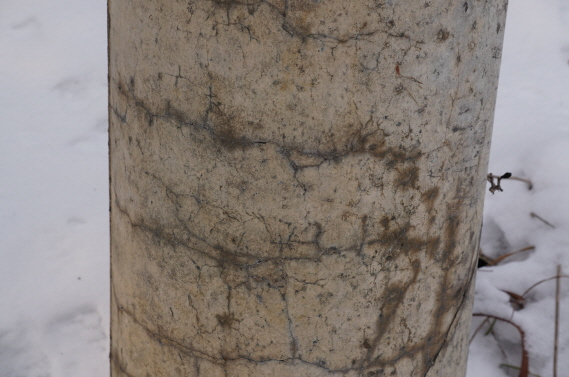
#> input picture image3.JPG, 569 x 377 px, found by its file name
$ python practice06.py
#> lines starting #> are read from the running program, lines starting #| are printed output that depends on the picture; after the words box and inside, x2 and y2 are one past the last pixel; in counts of white or black regions, pixels touching at a corner belong together
# -*- coding: utf-8 -*-
"""
Created on Mon Feb 06 10:22:14 2017

@author: USER
"""


import cv2
import numpy as np
from matplotlib import pyplot as plt
##img=cv2.imread('j.png', 0)

img=cv2.imread('image3.jpg',0)
#> img: shape (377, 569); min 3, max 199, mean 130.5
plt.imshow(img,cmap='gray')
plt.show()

kernel=np.ones((5,5),np.uint8)

##두껍게해서  작은 Object를 제거하는 효과
erosion=cv2.erode(img,kernel,iterations=1)
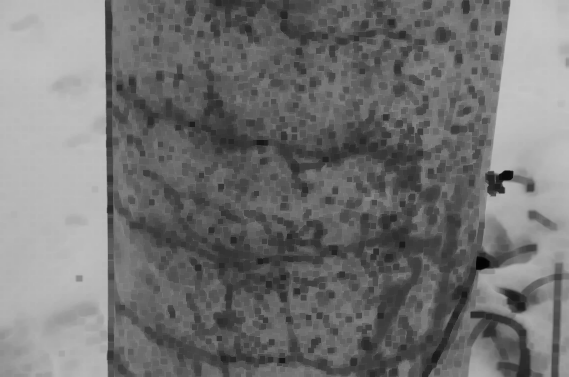
#> erosion: shape (377, 569); min 3, max 198, mean 114.8
plt.imshow(erosion,cmap='gray')
plt.show()

##대상을 확장한 후 작은 구멍을 채우는 방법
dilation=cv2.dilate(img,kernel,iterations=1)
plt.imshow(dilation,cmap='gray')
plt.show()

## Erosion적용 후 Dilation 적용/ 작은 object나 돌기제거에 적합
opening=cv2.morphologyEx(img,cv2.MORPH_OPEN,kernel)
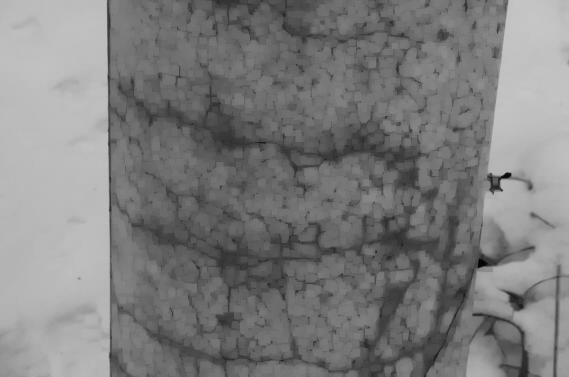
#> opening: shape (377, 569); min 3, max 198, mean 125
plt.imshow(opening,cmap='gray')
plt.show()

## Dilation적용 후 Erosion 적용. 전체적인 윤곽 파악에 적합
closing=cv2.morphologyEx(img,cv2.MORPH_CLOSE,kernel)
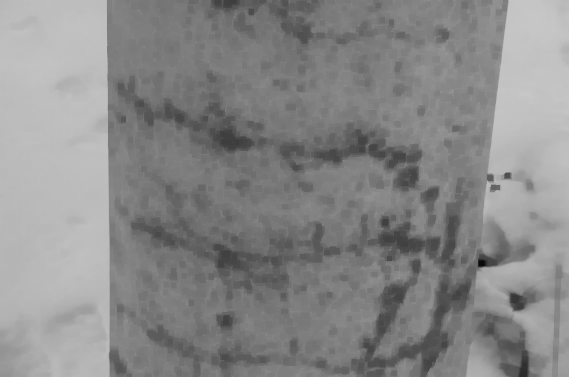
#> closing: shape (377, 569); min 11, max 199, mean 136.6
plt.imshow(closing,cmap='gray')
plt.show()

## 이미지의 edge를 검출하는 방법
gradient=cv2.morphologyEx(img,cv2.MORPH_GRADIENT,kernel)
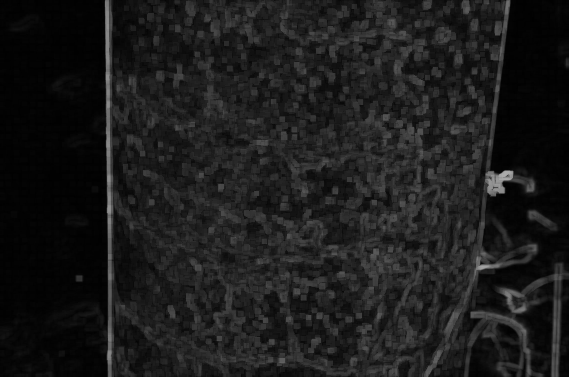
#> gradient: shape (377, 569); min 0, max 171, mean 27.4
plt.imshow(gradient,cmap='gray')
plt.show()

## “top hat”. Opeining과 원본 이미지의 차이
tophat=cv2.morphologyEx(img,cv2.MORPH_TOPHAT,kernel)
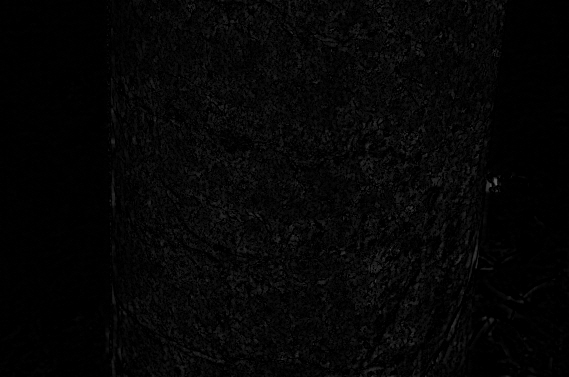
#> tophat: shape (377, 569); min 0, max 104, mean 5.5
plt.imshow(tophat,cmap='gray')
plt.show()
##  “black hat”. Closing과 원본 이미지의 차이
blackhat=cv2.morphologyEx(img,cv2.MORPH_BLACKHAT,kernel)
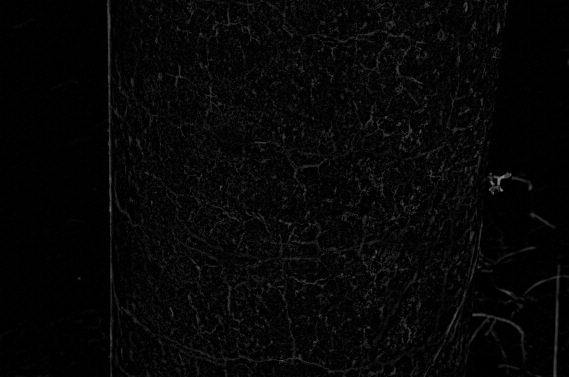
#> blackhat: shape (377, 569); min 0, max 136, mean 6.1
plt.imshow(blackhat,cmap='gray')
plt.show()

##색 반전
_,t = cv2.threshold(img, 127, 255, cv2.THRESH_BINARY_INV)
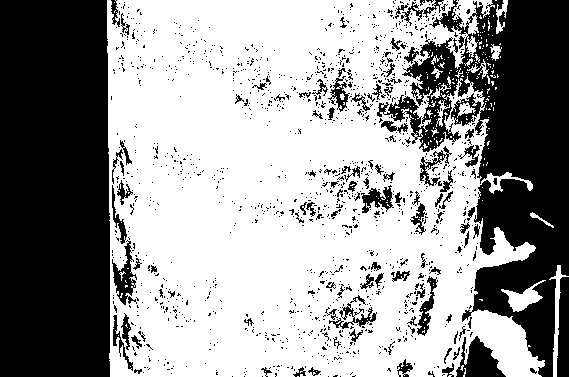
#> t: shape (377, 569); 59.8% white; 1331 black regions (1224 under 20 px), largest, box (x1, y1, x2, y2) and area: (0, 0, 110, 377) 41051, (377, 0, 569, 377) 31432, (456, 336, 506, 377) 1131
#plt.imshow(t) >> 임의로 색깔을 정해 대비한 상태로 나타냄(여기서는 노랑과 보라)
plt.imshow(t,cmap='gray')
plt.show()

$ run again, with image10.JPG copied over image3.JPG
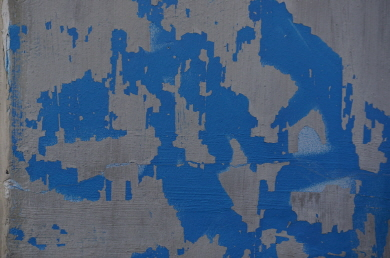
#> input picture image10.JPG, 390 x 258 px, found by its file name
#> `blackhat=cv2.morphologyEx(img,cv2.MORPH_BLACKHAT,kernel)`:
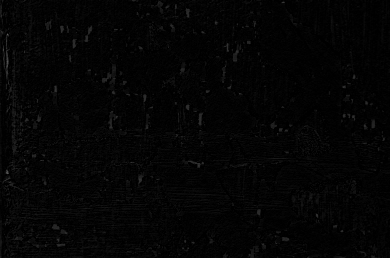
#> blackhat: shape (258, 390); min 0, max 94, mean 4.2
#> `_,t = cv2.threshold(img, 127, 255, cv2.THRESH_BINARY_INV)`:
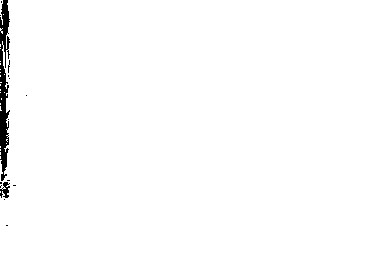
#> t: shape (258, 390); 98.8% white; 15 black regions (13 under 20 px), largest, box (x1, y1, x2, y2) and area: (0, 0, 10, 181) 1124, (0, 182, 10, 198) 90

$ run again, with image2.JPG copied over image3.JPG
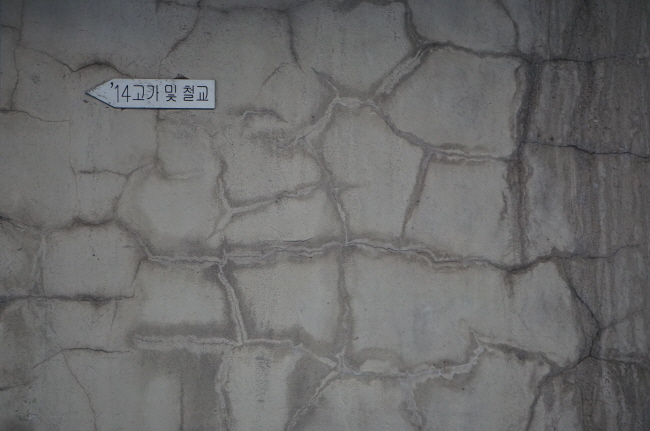
#> input picture image2.JPG, 650 x 431 px, found by its file name
#> `_,t = cv2.threshold(img, 127, 255, cv2.THRESH_BINARY_INV)`:
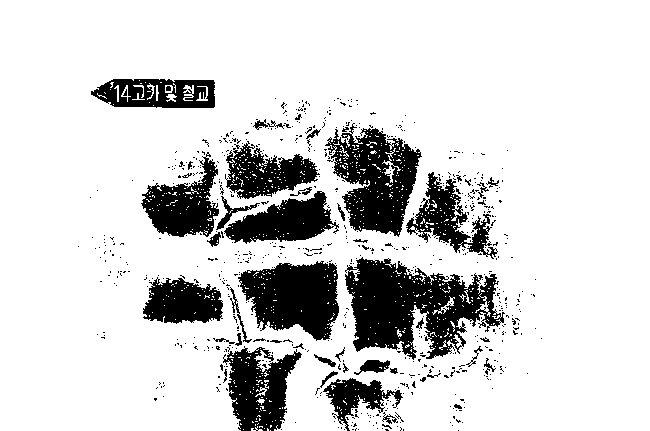
#> t: shape (431, 650); 83.1% white; 691 black regions (645 under 20 px), largest, box (x1, y1, x2, y2) and area: (345, 257, 505, 360) 9028, (325, 123, 422, 237) 5898, (238, 261, 339, 341) 5518
